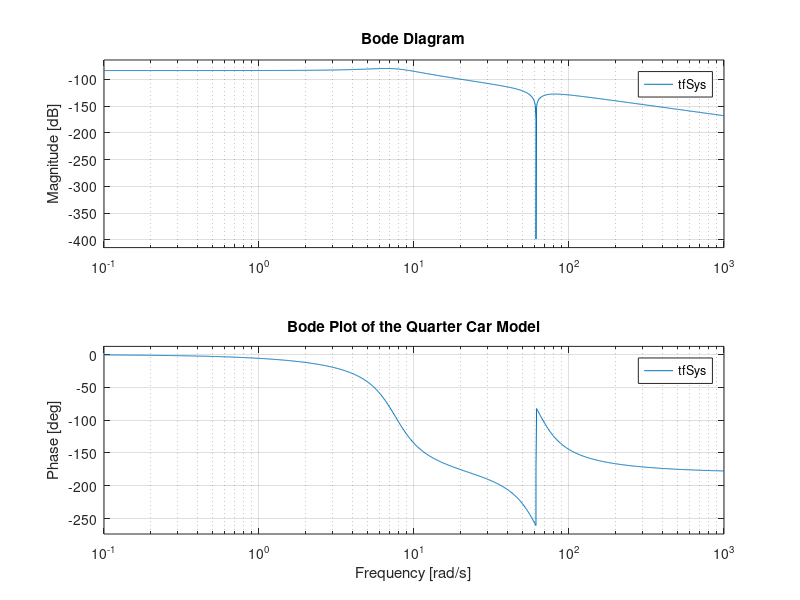
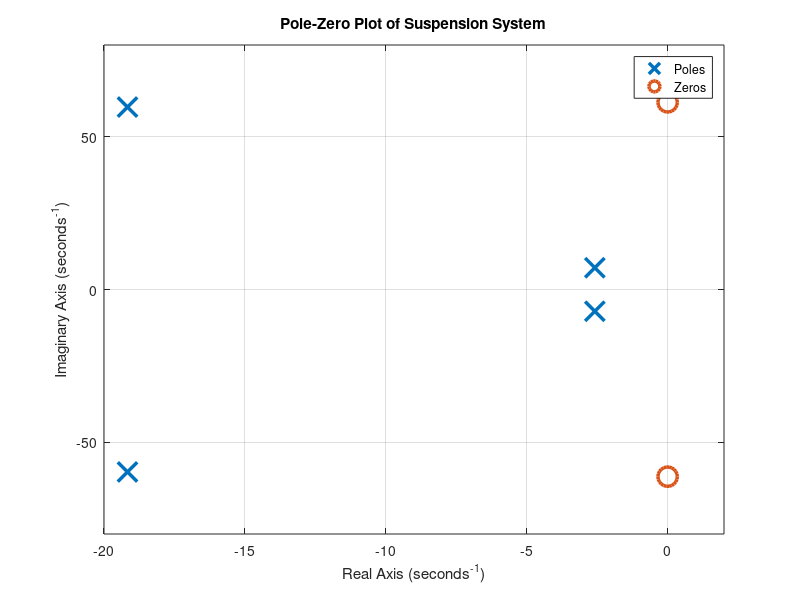

MATLAB code to generate these figures, in order: (Note: this script raises an error after producing the figures.)
%% Defining the quarter car model 

ms = 250;
mu = 40;
ks = 1.5e+4;
cs = 1500;
kt = 1.5e+5;

% Construct the state space realization of the suspension model
A = [0 1 0 0;
    -ks/ms -cs/ms ks/ms cs/ms;
     0 0 0 1;
     ks/mu cs/mu -(ks+kt)/mu -cs/mu];

B = [0; 1/ms; 0; -1/mu];
C = [1 0 0 0];
D = 0;

sys = ss(A, B, C, D);
% input is actuator force u and output is body displacement z_s

% Transfer function
tfSys = tf(sys)

% Bode plot
figure;
bode(tfSys);
grid on;
title('Bode Plot of the Quarter Car Model');

p = pole(sys);
z = zero(sys);

figure;
plot(real(p), imag(p), 'x', 'MarkerSize', 14, 'LineWidth', 2.5); hold on;
plot(real(z), imag(z), 'o', 'MarkerSize', 14, 'LineWidth', 2.5);
axis([-20 2 -80 80])
grid on;
xlabel('Real Axis (seconds^{-1})');
ylabel('Imaginary Axis (seconds^{-1})');
title('Pole-Zero Plot of Suspension System');
legend('Poles','Zeros','Location','best');

save('data/quarter_car_params.mat','ms','mu','ks','cs','kt');
save('data/quarter_car_model.mat','A','B','C','D','sys')
